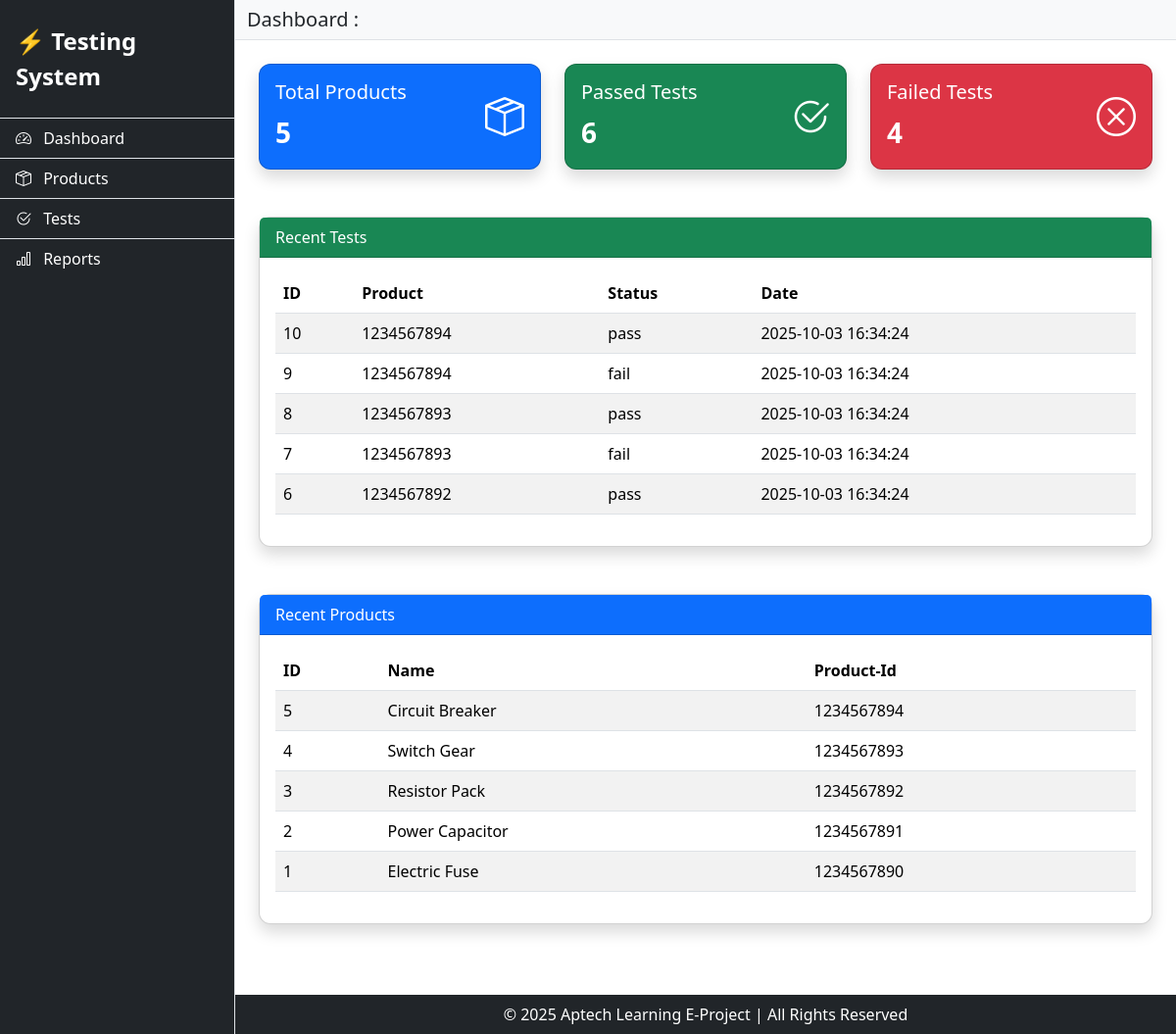
The page / on the database its author committed.
### tables this page shows
CREATE TABLE `tests` (
  `id` int NOT NULL,
  `test_id` varchar(20) NOT NULL,
  `product_id` varchar(10) NOT NULL,
  `type_of_testing` varchar(100) NOT NULL,
  `tester_name` varchar(100) NOT NULL,
  `status` enum('pass','fail') NOT NULL,
  `remarks` text,
  `created_at` timestamp NULL DEFAULT CURRENT_TIMESTAMP
);

CREATE TABLE `products` (
  `id` int NOT NULL,
  `product_id` varchar(10) NOT NULL,
  `product_name` varchar(100) NOT NULL,
  `revise` varchar(10) DEFAULT NULL,
  `created_at` timestamp NULL DEFAULT CURRENT_TIMESTAMP
);

### index.php (the view, shortened to what this page needs)
<?php
include("db.php");
$productCount = $conn->query("SELECT COUNT(*) AS total FROM products")->fetch_assoc()['total'];
$passedCount = $conn->query("SELECT COUNT(*) AS total FROM tests WHERE status='Pass'")->fetch_assoc()['total'];
$failedCount = $conn->query("SELECT COUNT(*) AS total FROM tests WHERE status='Fail'")->fetch_assoc()['total'];
$recentProducts = $conn->query("SELECT * FROM products ORDER BY id DESC LIMIT 5");
$recentTests = $conn->query("SELECT * FROM tests ORDER BY id DESC LIMIT 5");
?>
<!DOCTYPE html>
<html lang="en">
<head>
  <link href="https://cdn.jsdelivr.net/npm/bootstrap@5.3.3/dist/css/bootstrap.min.css" rel="stylesheet">
  <link rel="stylesheet" href="css/style.css">
  <link rel="stylesheet" href="https://cdn.jsdelivr.net/npm/bootstrap-icons@1.11.3/font/bootstrap-icons.css">
</head>
<body>
  <div class="d-flex" id="wrapper">
    <div class="bg-dark border-end text-white" id="sidebar-wrapper">
      <div class="sidebar-heading py-4 px-3 fw-bold fs-4 border-bottom">⚡ Testing System</div>
      <div class="list-group list-group-flush">
        <a href="index.php" class="list-group-item list-group-item-action bg-dark text-white">
          <i class="bi bi-speedometer2 me-2"></i> Dashboard
        </a>
        <a href="products.php" class="list-group-item list-group-item-action bg-dark text-white">
          <i class="bi bi-box-seam me-2"></i> Products
        </a>
        <a href="tests.php" class="list-group-item list-group-item-action bg-dark text-white">
          <i class="bi bi-check2-circle me-2"></i> Tests
        </a>
        <a href="reports.php" class="list-group-item list-group-item-action bg-dark text-white">
          <i class="bi bi-bar-chart me-2"></i> Reports
        </a>
      </div>
    </div>
    <div id="page-content-wrapper" class="flex-grow-1">
      <nav class="navbar navbar-light bg-light border-bottom">
        <div class="container-fluid d-flex justify-content-between">
          <h5 class="mb-0">Dashboard :</h5>
        </div>
      </nav>
      <div class="container-fluid px-4 my-4">
        <div class="row g-4">
          <div class="col-md-4 col-sm-6">
            <div class="card text-bg-primary shadow h-100">
              <div class="card-body d-flex align-items-center justify-content-between">
                <div>
                  <h5 class="card-title">Total Products</h5>
                  <p class="fs-3 fw-bold mb-0"><?php echo $productCount; ?></p>
                </div>
                <i class="bi bi-box-seam fs-1"></i>
              </div>
            </div>
          </div>
          <div class="col-md-4 col-sm-6">
            <div class="card text-bg-success shadow h-100">
              <div class="card-body d-flex align-items-center justify-content-between">
                <div>
                  <h5 class="card-title">Passed Tests</h5>
                  <p class="fs-3 fw-bold mb-0"><?php echo $passedCount; ?></p>
                </div>
                <i class="bi bi-check2-circle fs-1"></i>
              </div>
            </div>
          </div>
          <div class="col-md-4 col-sm-6">
            <div class="card text-bg-danger shadow h-100">
              <div class="card-body d-flex align-items-center justify-content-between">
                <div>
                  <h5 class="card-title">Failed Tests</h5>
                  <p class="fs-3 fw-bold mb-0"><?php echo $failedCount; ?></p>
                </div>
                <i class="bi bi-x-circle fs-1"></i>
              </div>
            </div>
          </div>
        </div>
        <div class="row my-5">
          <div class="col-md-12">
            <div class="card shadow">
              <div class="card-header bg-success text-white">Recent Tests</div>
              <div class="card-body" style="max-height:300px; overflow-y:auto;">
                <table class="table table-striped">
                  <thead>
                    <tr>
                      <th>ID</th>
                      <th>Product</th>
                      <th>Status</th>
                      <th>Date</th>
                    </tr>
                  </thead>
                  <tbody>
                    <?php while($t = $recentTests->fetch_assoc()): ?>
                      <tr>
                        <td><?php echo $t['id']; ?></td>
                        <td><?php echo $t['product_id']; ?></td>
                        <td><?php echo $t['status']; ?></td>
                        <td><?php echo $t['created_at']; ?></td>
                      </tr>
                    <?php endwhile; ?>
                  </tbody>
                </table>
              </div>
            </div>
          </div>
        </div>
        <div class="row my-5">
          <div class="col-md-12">
            <div class="card shadow">
              <div class="card-header bg-primary text-white">Recent Products</div>
              <div class="card-body" style="max-height:300px; overflow-y:auto;">
                <table class="table table-striped">
                  <thead>
                    <tr>
                      <th>ID</th>
                      <th>Name</th>
                      <th>Product-Id</th>
                    </tr>
                  </thead>
                  <tbody>
                    <?php while($p = $recentProducts->fetch_assoc()): ?>
                      <tr>
                        <td><?php echo $p['id']; ?></td>
                        <td><?php echo $p['product_name']; ?></td>
                        <td><?php echo $p['product_id']; ?></td>
                      </tr>
                    <?php endwhile; ?>
                  </tbody>
                </table>
              </div>
            </div>
          </div>
        </div>
      </div>
      <footer class="bg-dark text-white text-center py-2 mt-auto">
        <p class="mb-0">&copy; 2025 Aptech Learning E-Project | All Rights Reserved</p>
      </footer>
    </div>
  </div>
</body>
</html>

### style.css (style rules this page uses)
#sidebar-wrapper { width: 240px; min-height: 100vh; }
#page-content-wrapper { flex-grow: 1; display: flex; flex-direction: column; }
.card { border-radius: 12px; }

### rows shown on the page
tests: id "10", product "1234567894", status "pass", created_at "2025-10-03 16:34:24"
tests: id "9", product "1234567894", status "fail", created_at "2025-10-03 16:34:24"
tests: id "8", product "1234567893", status "pass", created_at "2025-10-03 16:34:24"
tests: id "7", product "1234567893", status "fail", created_at "2025-10-03 16:34:24"
tests: id "6", product "1234567892", status "pass", created_at "2025-10-03 16:34:24"
products: id "5", product_name "Circuit Breaker", product "1234567894"
products: id "4", product_name "Switch Gear", product "1234567893"
products: id "3", product_name "Resistor Pack", product "1234567892"
products: id "2", product_name "Power Capacitor", product "1234567891"
products: id "1", product_name "Electric Fuse", product "1234567890"

### other values the page prints
$productCount "5"
$passedCount "6"
$failedCount "4"
